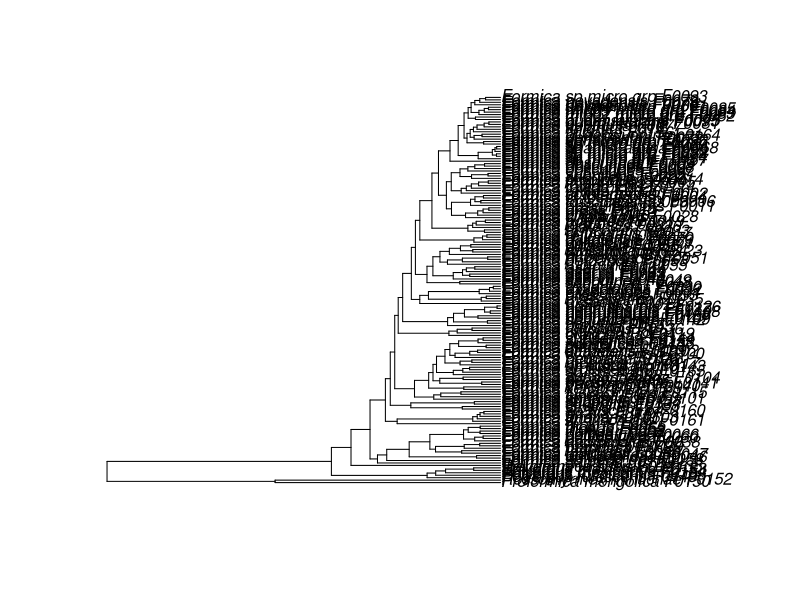
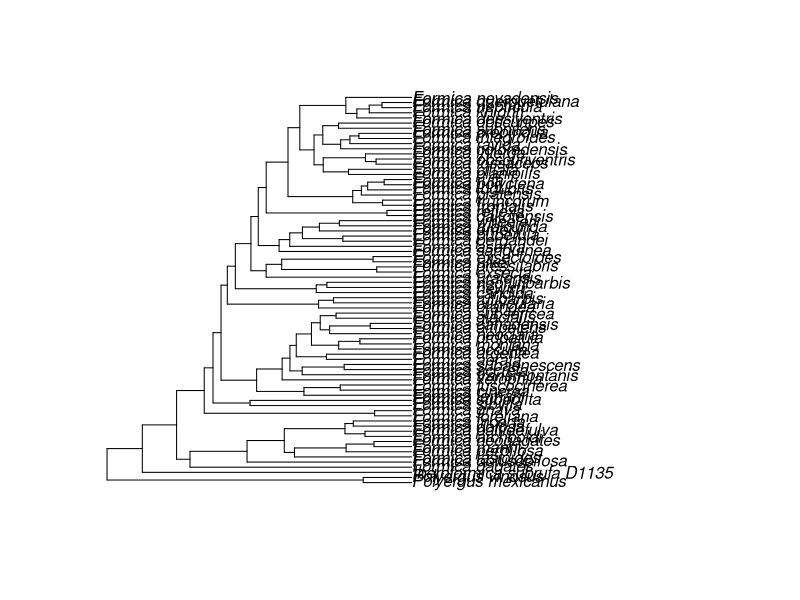

Source code (R) for these figures, in order:
library(ape)
library(phytools)

tree <- read.tree("TreeBorowiecEtAl.txt")
tree <- force.ultrametric(tree)
plot(tree)

sort(tree$tip.label)

tree_pruned <- drop.tip(tree, c("Rossomyrmex minuchae F0152",
                                "Proformica mongolica F0150"))

tree_pruned <- drop.tip(tree, c("Formica_adamsi_alpina_F0068",
                                "Formica_cf_altipetens_F0100",
                                "Formica_aserva_F0042",
                                "Formica_aserva_F0067",
                                "Formica_aserva_F0041",
                                "Formica_aserva_F0043",
                                "Formica_aserva_F0044",
                                "Formica_clara_F0118",
                                "Formica_dakotensis_F0069",
                                "Formica_dakotensis_F0071",
                                "Formica_densiventris_F0072",
                                "Formica_cf_densiventris_F0075",
                                "Formica_cf_densiventris_F0164",
                                "Formica_cf_densiventris_F007",
                                "Formica_dolosa_F0061",
                                "Formica_exsectoides_F0030",
                                "Formica_exsectoides_F0031",
                                "Formica_gnava_F0105",
                                "Formica_incerta_F0059",
                                "Formica_integroides_F0005",
                                "Formica_lasioides_F0036",
                                "Formica_mesasiatica_F0035",
                                "Formica_mlb01_micro_grp_F0082",
                                "Formica_mlb02_micro_grp_F0083",
                                "Formica_mlb03_micro_grp_F0084",
                                "Formica_mlb04_micro_grp_F0085",
                                "Formica_moki_F0129",
                                "Formica_neorufibarbis_F0109",
                                "Formica_neorufibarbis_F0127",
                                "Formica_neorufibarbis_F0128",
                                "Formica_neorufibarbis_t_F0108",
                                "Formica_neorufibarbis_t_F0126",
                                "Formica_nevadensis_F0079",
                                "Formica_nevadensis_F0080",
                                "Formica_obscuripes_F0008",
                                "Formica_obscuripes_F0009",
                                "Formica_obscuripes_F0162",
                                "Formica_obscuriventris_F0011",
                                "Formica_cf_fossaceps_F0004",
                                "Formica_obtusopilosa_F0047",
                                "Formica_oreas_F0012",
                                "Formica_oreas_F0013",
                                "Formica_oreas_F0125",
                                "Formica_pacifica_F0135",
                                "Formica_pallidefulva_F0066",
                                "Formica_nr_pergandei_F0051",
                                "Formica_podzolica_F0145",
                                "Formica_puberula_F0056",
                                "Formica_querquetulana_F0081",
                                "Formica_ravida_F0027",
                                "Formica_rubicunda_F0055",
                                "Formica_sanguinea_F0048",
                                "Formica_sp_fusca_grp_F0101",
                                "Formica_sp_fusca_grp_F0142",
                                "Formica_sp_fusca_grp_F0143",
                                "Formica_sp_fusca_grp_F0160",
                                "Formica_sp_fusca_grp_F0161",
                                "Formica_sp_fusca_grp_F0165",
                                "Formica_sp_micro_grp_F0074",
                                "Formica_sp_micro_grp_F0087",   
                                "Formica_sp_micro_grp_F0089",
                                "Formica_sp_micro_grp_F0090",
                                "Formica_sp_micro_grp_F0091",
                                "Formica_sp_micro_grp_F0092",
                                "Formica_sp_micro_grp_F0093",
                                "Formica_sp_micro_grp_F0094",
                                "Formica_sp_micro_grp_F0096",
                                "Formica_sp_micro_grp_F0157",  
                                "Formica_sp_neog_grp_F0058",
                                "Formica_sp_sang_grp_F0123",
                                "Formica_subnitens_F0025",
                                "Formica_cf_subnitens_F0014",
                                "Formica_subpolita_F0138",
                                "Formica_subsericea_F0144",
                                "Formica_subsericea_F0146",
                                "Formica_sibylla_F0132",
                                "Formica_talbotae_F0156",
                                "Formica_xerophila_F0139",
                                "Polyergus_longicornis_F0158",
                                "Polyergus_mexicanus_F0154",
                                "Polyergus_rufescens_F0149",
                                "Rossomyrmex_minuchae_F0152",
                                "Proformica_mongolica_F0150"
                                ))



# polyfiletic: 
#branchlength dakotensis "Formica_dakotensis_F0069" "Formica_dakotensis_F0070" "Formica_dakotensis_F0071"    
#branchlength gnava "Formica_gnava_F0105" "Formica_gnava_F0147"
#toplogy integroides "Formica_integroides_F0005" "Formica_integroides_F0114" 
#toplogy obscuriventris "Formica_obscuriventris_F0006" "Formica_obscuriventris_F0011"
#toplogy puberula "Formica_puberula_F0056" "Formica_puberula_F0122"
#toplogy ravida "Formica_ravida_F0026" "Formica_ravida_F0027"  
#toplogy rubicunda "Formica_rubicunda_F0054" "Formica_rubicunda_F0055"

tip.tmp <- gsub("_F[0-9]...", "", tree_pruned$tip.label)
tip.tmp <- gsub("cf", "", tip.tmp)
tip.tmp <- gsub("nr", "", tip.tmp)
tip.tmp <- gsub("__", "_", tip.tmp)

tree_pruned$tip.label <- tip.tmp

is.ultrametric(tree_pruned)
plot(tree_pruned)
sort(tree_pruned$tip.label)
